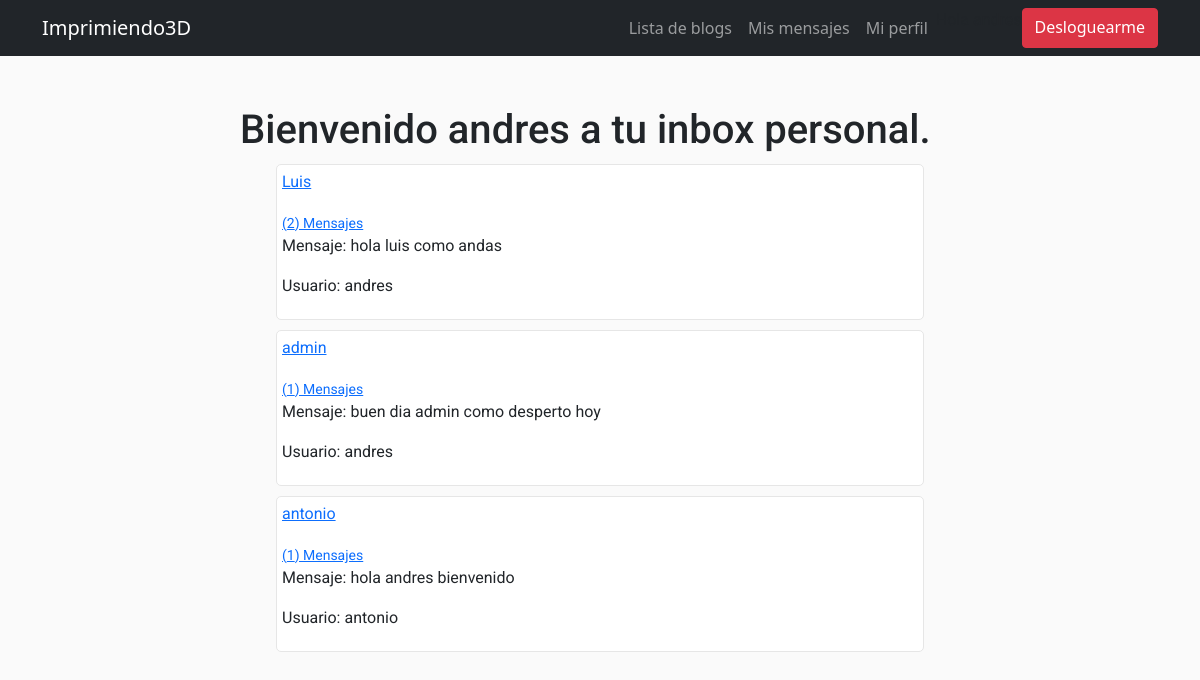
/App3D/inbox/ (signed in), run on the app's committed database.
### App3D/models.py (models this page shows)
class ModelBase(models.Model):
	id = models.UUIDField(default=uuid.uuid4, primary_key=True, db_index=True, editable=False)
	tiempo = models.DateTimeField(auto_now_add=True)
	actualizar = models.DateTimeField(auto_now=True)
	class Meta:
		abstract = True

class CanalUsuario(ModelBase):
	canal  = models.ForeignKey("Canal", null=True, on_delete=models.SET_NULL)
	usuario = models.ForeignKey(User, on_delete=models.CASCADE)

class Canal(ModelBase):
	usuarios = models.ManyToManyField(User, blank=True, through=CanalUsuario)
	objects = CanalManager()

class CanalMensaje(ModelBase):
	canal   = models.ForeignKey("Canal", on_delete=models.CASCADE)
	usuario = models.ForeignKey(User, on_delete=models.CASCADE)
	texto =  models.TextField()

### App3D/views.py (the view)
# urls.py: path("inbox/", Inbox.as_view(), name="inbox"),
class Inbox(View):
	def get(self, request):
		inbox = Canal.objects.filter(canalusuario__usuario__in=[request.user.id])
		context = {
			"inbox":inbox
		}
		return render(request, 'App3D/inbox.html', context)

### App3D/models.py (called while the page is built)
	def get_queryset(self, *args, **kwargs):
		return CanalQuerySet(self.model, using=self._db)

### App3D/templates/App3D/inbox.html (shortened to what this page needs)
{% extends 'App3D/base.html' %}
{% block contenedor %}
<h1>
	Bienvenido {{user}} a tu inbox personal.
</h1>
{% for inbox in inbox %}
<div class="div_inbox">
	{% for second_user in inbox.canalusuario_set.all %}
		{% if second_user.usuario ==  request.user %}
		{% else %}
			<a href="{% url 'detailms' second_user.usuario.username %}">
				<p>
					{{second_user.usuario}}
				</p>
				<small>
					({{inbox.canalmensaje_set.count}}) Mensajes
				</small>
			</a>
		{% endif %}
	{% endfor %}
	{% if inbox.canalmensaje_set.count != 0 %}
		<div class="div_ms_inbox">
			{% with ultimo_mensaje=inbox.canalmensaje_set.last %}
				<p>
					Mensaje: {{ultimo_mensaje.texto}}
				</p>
				<p>
					Usuario: {{ultimo_mensaje.usuario}}
				</p>
			{% endwith %}
		</div>
	{% else %}
		<h2>
			Mi inbox
		</h2>
	{% endif %}
</div>
{% empty %}
<h2>
	Inbox Vacio
</h2>
{% endfor %}
{% endblock %}

### App3D/templates/App3D/base.html (shortened to what this page needs)
<!DOCTYPE html>
<html>
<head>
	{% load static %}
	<link href="{% static 'App3D/css/styles.css' %}" rel="stylesheet" />
</head>
<body>
	<nav class="navbar navbar-expand-lg navbar-dark bg-dark">
		<div class="container">
			<a class="navbar-brand" href="{% url 'inicio' %}">Imprimiendo3D</a>
			<div class="collapse navbar-collapse" id="navbarSupportedContent">
				<ul class="navbar-nav ms-auto mb-2 mb-lg-0">
					{% if user.is_authenticated %}
					<li class="nav-item"><a class="nav-link" href="{% url 'leerBlogs' %}#top">Lista de blogs</a></li>
					<li class="nav-item"><a class="nav-link" href="{% url 'inbox' %}#top">Mis mensajes</a></li>
					<li class="nav-item"><a class="nav-link" href="{% url 'editarPerfil' %}#top">Mi perfil</a></li>
					<p> Hola {{ user.username }}</p>
					<a class="btn btn-danger" href="{% url 'logout' %}">Desloguearme</a>
					{% else %}
					<a class="btn btn-primary" href="{% url 'login' %}">Login</a>
					{% endif %}
				</ul>
			</div>
		</div>
	</nav>
	<div class="div_main">
		{% block contenedor %}
		{% endblock %}
	</div>
</body>
</html>

### App3D/templates/App3D/base.html (style rules this page uses)
* { margin: 0; padding: 0; }
body { background:#fafafa; }
h1, h2, h3, p, small { font-family: 'Roboto', sans-serif; }
.div_main { width: 60%; margin: 50px auto; }

### App3D/templates/App3D/inbox.html (style rules this page uses)
.div_inbox { width: 90%; margin:10px auto; background: #fff; border-radius: 5px; border:1px solid #e6e6e6; padding: 5px; }

### data on the page
Canal: canalmensaje_set.count "2", canalmensaje_set.last.texto "hola luis como andas", canalmensaje_set.last.usuario "andres"
CanalUsuario: usuario "Luis"
Canal: canalmensaje_set.count "1", canalmensaje_set.last.texto "buen dia admin como desperto hoy", canalmensaje_set.last.usuario "andres"
CanalUsuario: usuario "admin"
Canal: canalmensaje_set.count "1", canalmensaje_set.last.texto "hola andres bienvenido", canalmensaje_set.last.usuario "antonio"
CanalUsuario: usuario "antonio"

### other printed values
{{ user }} "andres"
